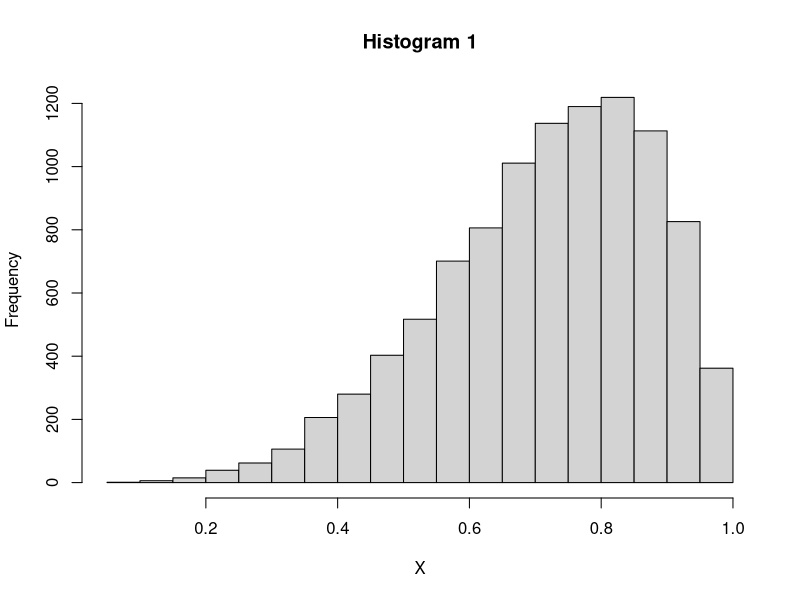
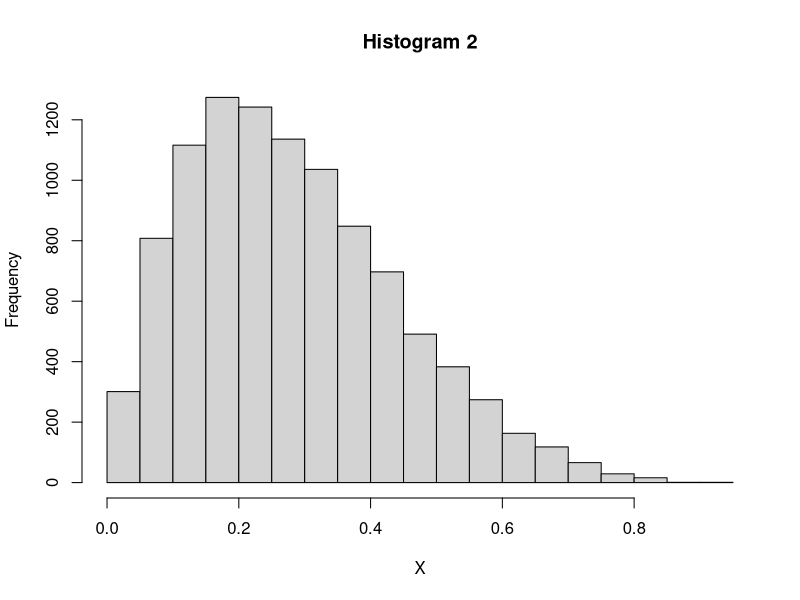
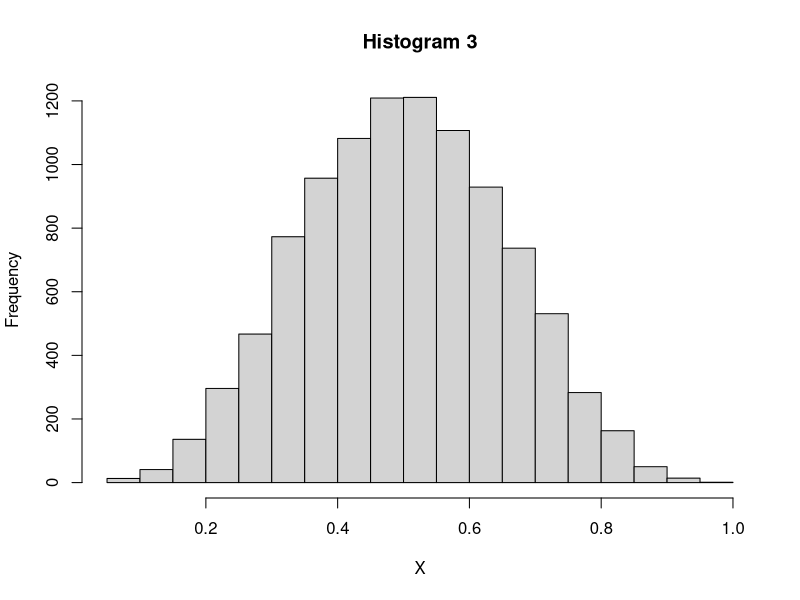

Recreate these plots in R, in order.
## ---- chunk 1
#| echo: false
set.seed(220220)
hist(rbeta(10000,5,2), xlab="X", main="Histogram 1")


hist(rbeta(10000,2,5), xlab="X", main="Histogram 2")

hist(rbeta(10000,5,5), xlab="X", main="Histogram 3")
